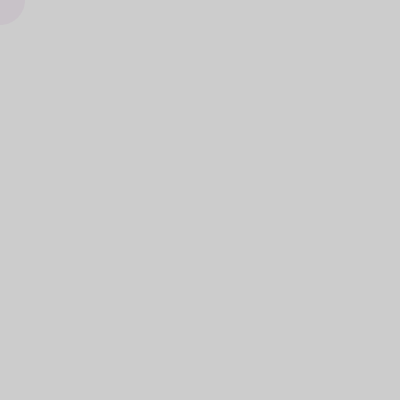
Frame 1 (no input)
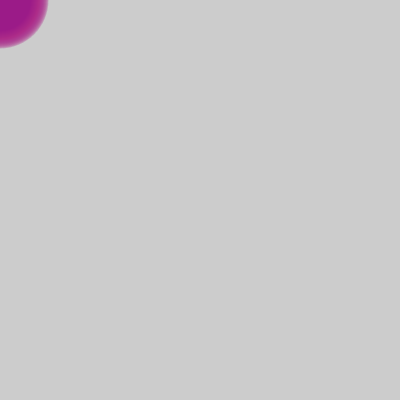
Frame 60 (the mouse pressed at the canvas centre just before this capture)
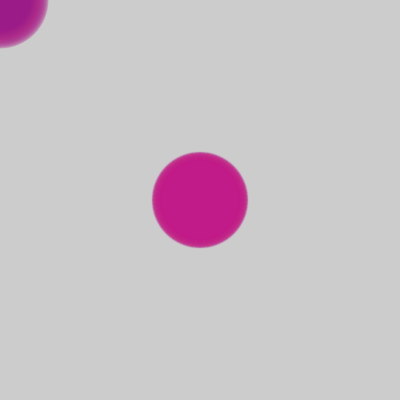
Frame 120 (the mouse held since frame 60 and released just before this capture)

The Processing sketch that drew these frames (run headless with seeded random() and noise(); from frame 60 on, the mouse is pressed at the canvas centre):

// Processing sketch: processing_184690
// ── processing_184690.pde

/*
 * Red Snake (Serpiente Roja)
 *
 * Programa para crear una serpiente roja moviendose por la pantalla
 *
 * Paso 6:
 *  - cambia el tamaño del circulo en funcion del tiempo
 *  - al igual que antes, necesitaras crear una variable
 *    para almacenar el valor del tamaño
 *  - puedes usar la misma funcion que para el color, pero
 *    cambiando la frecuencia
 *  - para mejor efecto visual, añade transparencia al color
 *
 * (c) 2013 D. Cuartielles, Arduino Verkstad, Suecia
 */
 
int rojo = 255;
int tiempo = 0;
int diametro = 50;
  
void setup() {
  size(400, 400);
}
 
void draw() {
  tiempo = tiempo + 1;    
  rojo = int(128 * (1 + sin(tiempo * 2 * PI / frameRate / 20)));
  diametro = int(50 * (1 + sin( tiempo * 2 * PI / frameRate / 5))); // Modifica el diametro del circulo con el paso del tiempo
   
  noStroke();            
  fill(rojo, 24,130,14);  // Añade un 50% de transparencia al color
  ellipse(mouseX, mouseY, diametro, diametro);
}
